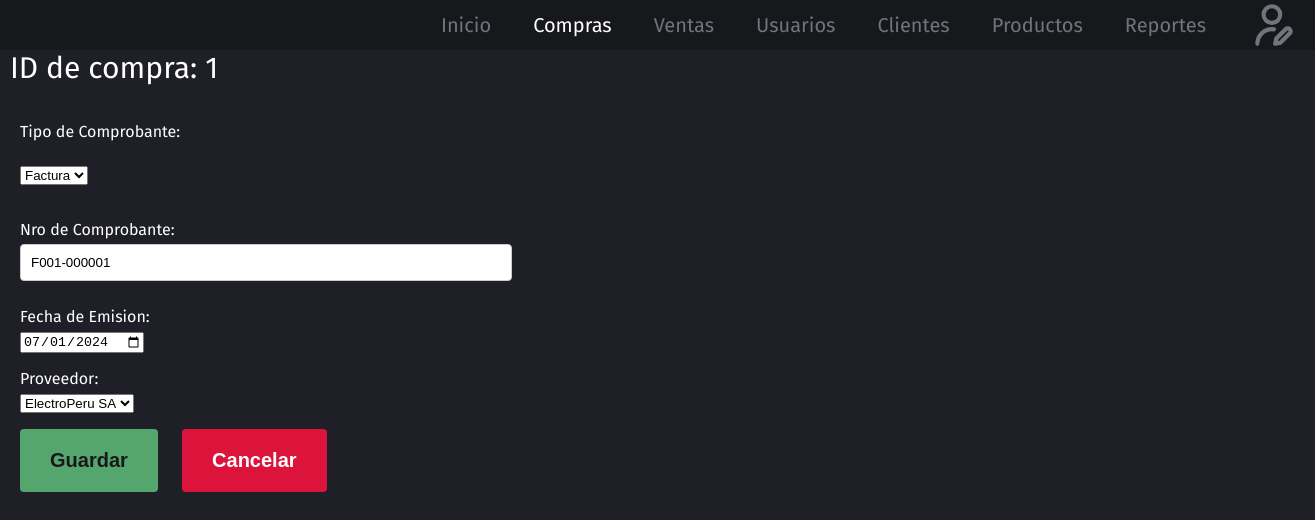
The app's page /compras/editar_compra.php?id=1 (signed in) with its own data.
### tables this page shows
CREATE TABLE `compras` (
  `id` int(11) NOT NULL AUTO_INCREMENT,
  `tipo_comprobante` enum('Factura','Boleta') DEFAULT NULL,
  `nro_comprobante` varchar(20) DEFAULT NULL,
  `fecha_emision` date DEFAULT NULL,
  `proveedor_id` int(11) DEFAULT NULL,
  PRIMARY KEY (`id`),
  KEY `proveedor_id` (`proveedor_id`),
  CONSTRAINT `compras_ibfk_1` FOREIGN KEY (`proveedor_id`) REFERENCES `proveedores` (`id`)
);

CREATE TABLE `proveedores` (
  `id` int(11) NOT NULL AUTO_INCREMENT,
  `razon_social` varchar(100) DEFAULT NULL,
  `ruc` varchar(11) DEFAULT NULL,
  `direccion` varchar(100) DEFAULT NULL,
  `telefono` varchar(15) DEFAULT NULL,
  `email` varchar(50) DEFAULT NULL,
  `url` varchar(100) DEFAULT NULL,
  PRIMARY KEY (`id`),
  UNIQUE KEY `ruc` (`ruc`)
);

### compras/editar_compra.php (the view, shortened to what this page needs)
<?php
$conexion = conexion();
include('../header/header.php');
if (!isset($_GET['id'])) {
    echo "<span style='color: white; font-size: 30px; margin-top: 10px; margin-left: 10px;'>ID de compra no especificado.</span>";
    exit;
} else {
    $id = $_GET['id'];
    echo "<span style='color: white; font-size: 30px; margin-top: 10px; margin-left: 10px;'>ID de compra: " . htmlspecialchars($id) . "</span>";
}
function obtenerCompra($conexion, $id) {
    $sql = "SELECT * FROM compras WHERE id = ?";
    $stmt = $conexion->prepare($sql);
    $stmt->bind_param('i', $id);
    $stmt->execute();
    $result = $stmt->get_result();
    return $result->fetch_assoc();
}
function obtenerProveedores($conexion) {
    $sql = "SELECT id, razon_social FROM proveedores";
    $result = $conexion->query($sql);
    return $result->fetch_all(MYSQLI_ASSOC);
}
$compra = obtenerCompra($conexion, $id);
$proveedores = obtenerProveedores($conexion);
?>
    <link rel="stylesheet" type="text/css" href="estilo_registrar_compra.css">
    <form action="procesar_editar_compra.php" method="post">
        <p>
            <label for="tipo_comprobante">Tipo de Comprobante:</label><br>
            <select id="tipo_comprobante" name="tipo_comprobante" required>
                <option value="Factura" <?php if ($compra['tipo_comprobante'] == 'Factura') echo 'selected'; ?>>Factura</option>
            </select><br><br>
        </p>
        <p>
            <label for="nro_comprobante">Nro de Comprobante:</label>
            <input type="text" id="nro_comprobante" name="nro_comprobante" value="<?php echo htmlspecialchars($compra['nro_comprobante']); ?>" required>
        </p>
        <p>
            <label for="fecha_emision">Fecha de Emision:</label>
            <input type="date" id="fecha_emision" name="fecha_emision" value="<?php echo htmlspecialchars($compra['fecha_emision']); ?>" required>
        </p>
        <p>
            <label for="proveedor_id">Proveedor:</label>
            <select id="proveedor_id" name="proveedor_id" required>
                <?php foreach ($proveedores as $proveedor): ?>
                    <option value="<?php echo htmlspecialchars($proveedor['id']); ?>" <?php if ($proveedor['id'] == $compra['proveedor_id']) echo 'selected'; ?>>
                        <?php echo htmlspecialchars($proveedor['razon_social']); ?>
                    </option>
                <?php endforeach; ?>
            </select>
        </p>
        <p>
            <input type="submit" value="Guardar">
            <button type="button" class="cancel" onclick="window.location.href='compras.php';">Cancelar</button>
        </p>
    </form>
</body>
</html>

### compras/estilo_registrar_compra.css (style rules this page uses)
body { font-family: "Enriqueta", serif; font-family: "Fira Sans", sans-serif; font-weight: normal; font-style: normal; margin-bottom: 0px; background-color: #1F2027; }
form { background-color: transparent; padding: 20px; border-radius: 8px; color:white; font-weight: normal; max-width: 400px; width: 100%; }
p { margin-bottom: 15px; }
label { display: block; margin-bottom: 5px; font-weight: normal; }
input[type="number"], input[type="text"] { width: 470px; margin-bottom: 10px; padding: 10px; border: 1px solid #ccc; border-radius: 4px; }
input[type="submit"] { font-weight: bold; font-size: 20px; background-color: #54A66D; color: #17181C; padding: 20px 30px; border: none; border-radius: 4px; cursor: pointer; }
button.cancel { font-weight: bold; font-size: 20px; background-color: #DC143C; color: white; padding: 20px 30px; margin-left: 20px; border: none; border-radius: 4px; cursor: pointer; }

### header/header.php (style rules this page uses)
body { font-family: "Enriqueta", serif; font-family: "Fira Sans", sans-serif; font-weight: normal; font-style: normal; margin: 0px; background-color: #1F2027; }

### records on screen
compras: tipo_comprobante "Factura", nro_comprobante "F001-000001", fecha_emision "07/01/2024", proveedor_id "ElectroPeru SA"

### other values on screen
$name "Inicio"
$name "Compras"
$name "Ventas"
$name "Usuarios"
$name "Clientes"
$name "Productos"
$name "Reportes"
$id "1"
